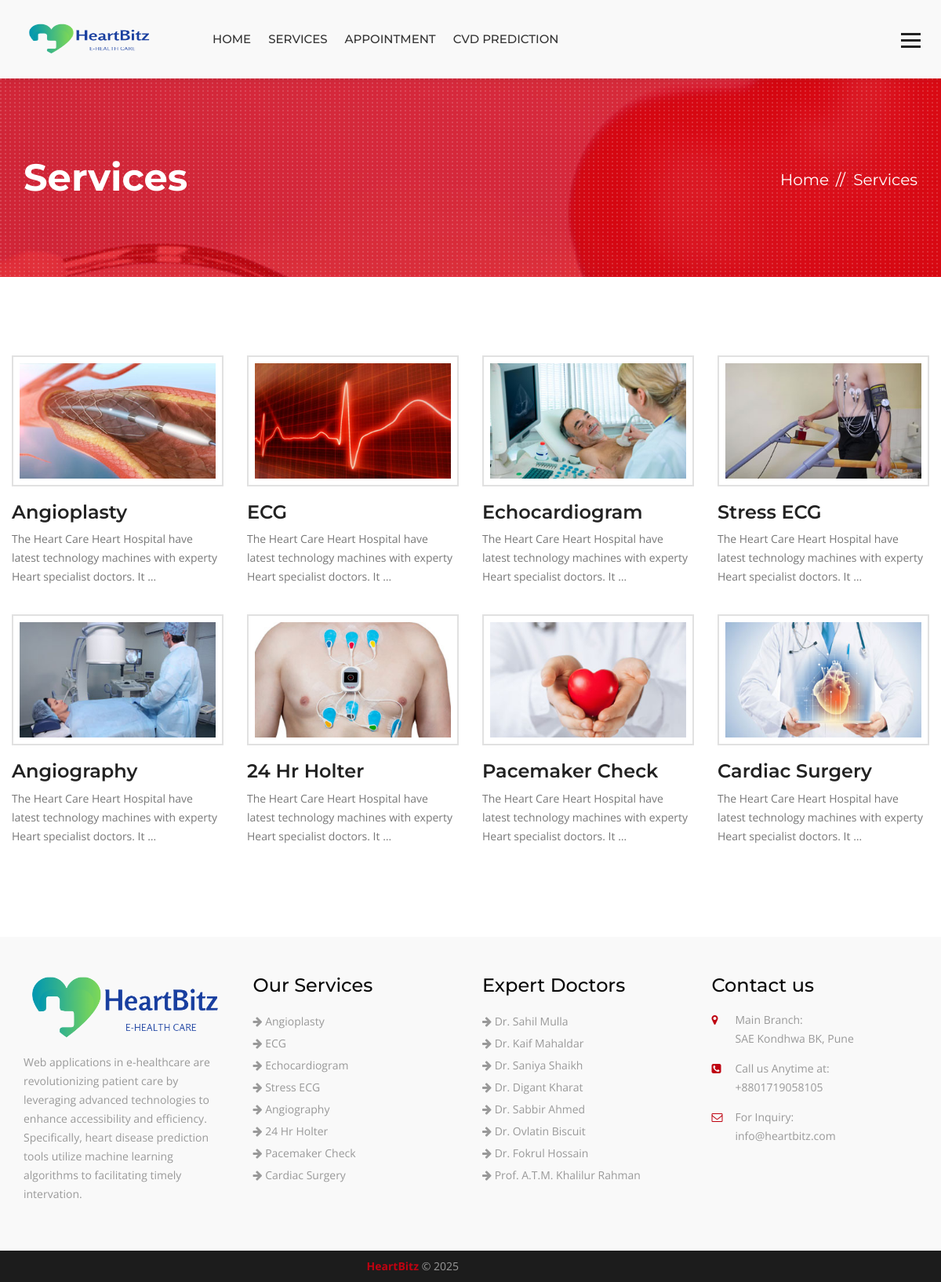
Page /services/ on the committed database.
### hospital/models.py (models this page shows, shortened)
class Service(models.Model):
    title = models.CharField(max_length=120)
    description = models.TextField()
    items = models.ManyToManyField(to='Item',)
    thumbnail = models.ImageField(upload_to='services/')
    cover = models.ImageField(upload_to='services/')
    image1 = models.ImageField(upload_to='services/', blank=True, null=True)
    image2 = models.ImageField(upload_to='services/', blank=True, null=True)

class Doctor(models.Model):
    name = models.CharField(max_length=120)
    speciality = models.CharField(max_length=120)
    picture = models.ImageField(upload_to="doctors/")
    details = models.TextField()
    experience = models.TextField()
    expertize = models.ManyToManyField(to='Expertize', related_name='doctors')
    twitter = models.CharField(max_length=120, blank=True, null=True)
    facebook = models.CharField(max_length=120, blank=True, null=True)
    instagram = models.CharField(max_length=120, blank=True, null=True)

### hospital/views.py (the view)
# urls.py: path('services/', views.ServiceListView.as_view(), name="services"),
class ServiceListView(ListView):
    queryset = Service.objects.all()
    template_name = "hospital/services.html"

### hospital/context_processors.py (called while the page is built)
def footer_content(request):
    services = Service.objects.all()
    doctors = Doctor.objects.all()
    context = {
        'services': services,
        'doctors': doctors
    }
    return context

### templates/hospital/services.html (shortened to what this page needs)
{% extends 'base.html' %}
{% block maincontent %}
<div class="inner-banner">
  <div class="container">
    <div class="row">
      <div class="col-md-7">
        <h1>Services</h1>
      </div>
      <div class="col-md-5">
        <ol class="breadcrumb">
          <li><a href="{% url 'index' %}">Home</a></li>
          <li class="active">Services</li>
        </ol>
      </div>
    </div>
  </div>
</div>
<div class="main-content">
  <section class="services">
    <div class="container">
      <div class="row">
        <div class="service-style-1">
          <div class="row">
            {% for service in object_list %}
            <div class="col-md-3 col-sm-3">
              <div class="service-box">
                <div class="ser-thumb">
                  <img src="{{ service.thumbnail.url }}" alt=""></div>
                <div class="ser-content">
                  <h3><a href="{% url 'service_details' service.id %}">{{ service.title }}</a></h3>
                  <p>{{ service.description|truncatewords:15 }}</p>
                </div>
              </div>
            </div>
            {% endfor %}
          </div>
        </div>
      </div>
    </div>
  </section>
</div>
{% endblock maincontent %}

### templates/partials/_footer.html (shortened to what this page needs)
{% load static %}
<footer class="footer" style="background-color: #f9f9f9">
  <div class="footer-widgets">
    <div class="container">
      <div class="row">
        <div class="col-md-3 col-sm-6">
          <div class="widget"> <img class="ft-logo" src="{% static 'heartcare/images/logof.png' %}" alt="">
            <p>Web applications in e-healthcare are revolutionizing patient care by leveraging advanced technologies to
              enhance accessibility and efficiency. Specifically, heart disease prediction tools utilize machine
              learning algorithms to facilitating timely intervation. </p>
          </div>
        </div>
        <div class="col-md-3 col-sm-6">
          <div class="widget">
            <h3 style="color: #090909">Our Services</h3>
            <ul>
              {% for service in services|slice:':8' %}
              <li><a href="{% url 'service_details' service.id %}"><i class="fa fa-arrow-right"></i>
                  {{service.title }}</a></li>
              {% endfor %}
            </ul>
          </div>
        </div>
        <div class="col-md-3 col-sm-6">
          <div class="widget">
            <h3 style="color: #090909">Expert Doctors</h3>
            <ul>
              {% for doctor in doctors|slice:':8' %}
              <li><a href="{% url 'doctor_details' doctor.id %}"><i class="fa fa-arrow-right"></i> {{ doctor.name }}</a>
              </li>
              {% endfor %}
            </ul>
          </div>
        </div>
        <div class="col-md-3 col-sm-6">
          <div class="widget">
            <h3 style="color: #090909">Contact us</h3>
            <address>
              <ul>
                <li> <span class="icon"><i class="fa fa-map-marker" aria-hidden="true"></i></span> <span
                    class="add-text"><strong>Main Branch:</strong> SAE Kondhwa BK, Pune</span> </li>
                <li> <span class="icon"><i class="fa fa-phone-square" aria-hidden="true"></i></span> <span
                    class="add-text"><strong>Call us Anytime at:</strong> +8801719058105</span> </li>
                <li> <span class="icon"><i class="fa fa-envelope-o" aria-hidden="true"></i></span> <span
                    class="add-text"><strong>For Inquiry:</strong> info@heartbitz.com</span> </li>
              </ul>
            </address>
          </div>
        </div>
      </div>
    </div>
  </div>
  <div class="footer-cr">
    <div class="container">
      <div class="row">
        <div class="col-md-6">
          <p><strong>HeartBitz</strong> © {% now 'Y' %}</p>
        </div>
      </div>
    </div>
  </div>
</footer>

### heartcare/static/heartcare/css/custom.css (style rules this page uses)
html body { font-family: 'Open Sans', sans-serif; color: #777777; font-size: 14px; }
p { line-height: 24px; }
body h1, body h2, body h3, body h4, body h5, body h6 { font-family: 'Montserrat', sans-serif; margin: 0px; }
body h1 { font-size: 48px; }
body h3 { font-size: 24px; }
.inner-banner { background: url(../images/inner.jpg) no-repeat top center; position: relative; width: 100%; float: left; padding: 100px 0 100px; background-color: #bf0311; z-index: 0; }
.inner-banner:after { background: url(../images/patt.png); position: absolute; left: 0; top: 0; content: ""; width: 100%; height: 100%; }
.inner-banner .container { position: relative; z-index: 99; }
.inner-banner h1 { color: #fff; font-weight: 700; }
.inner-banner .breadcrumb { text-align: right; background: none; padding: 0px; margin: 15px 0 0; }
.inner-banner .breadcrumb>li, .inner-banner .breadcrumb>li a { color: #fff; font-size: 20px; font-family: 'Montserrat', sans-serif; }
.inner-banner .breadcrumb>li+li::before { color: #fff; content: "// "; padding: 0 5px; }
.main-content { width: 100%; float: left; padding: 50px 0; }
.service-box { width: 100%; float: left; }
.service-style-1 .service-box { margin-bottom: 16px; }
.service-style-1 .service-box .ser-thumb { border: 2px solid #e1e1e1; padding: 8px; margin-bottom: 20px; position: relative; overflow: hidden; }
.service-style-1 .service-box .ser-thumb:after, .services-list .service .ser-thumb:after { position: absolute; left: 0; top: 0; width: 100%; height: 0; content: ""; background: rgba(191, 3, 17, 0.8); border: 8px solid #fff; transition: all ease-in-out 0.3s; -webkit-transition: all ease-in-out 0.3s; opacity: 0; }
.service-style-1 .service-box .ser-content h3 { font-weight: 600; margin-bottom: 9px; }
.service-style-1 .service-box .ser-content h3 a { color: #222222; }
.service-style-1 .service-box .ser-content p { color: #777777; }
.footer { width: 100%; float: left; background: #222222; padding: 50px 0 0 0; }
.footer .widget { width: 100%; float: left; margin: 0 0 50px; }
.footer .widget ul { margin: 0px; padding: 0px; list-style: none; }
.footer .widget li { line-height: 28px; color: #999999; }
.footer .widget a { color: #999; }
.footer .widget h3 { margin: 0 0 20px; color: #090909; line-height: 24px; }
.ft-logo { margin-bottom: 16px; max-width: 100%; height: auto; }
.footer .widget p { line-height: 24px; color: #999999; }
.footer .widget address li { float: left; line-height: 24px; margin-bottom: 14px; width: 100%; }
.widget address .icon { width: 30px; float: left; color: #bf0311; }
.widget address .add-text { float: left; width: 80%; }
.widget address .add-text>strong { display: block; font-weight: 400; }
.footer-cr { width: 100%; float: left; clear: both; background: #1c1c1c; }
.footer-cr p { margin: 0px; line-height: 40px; color: #999999; text-align: right; }
.footer-cr p strong { color: #bf0311; }
.services { width: 100%; float: left; padding: 50px 0 30px; }
.ser-thumb>img { height: auto; width: 100%; }
.ser-content p { margin-bottom: 20px; }

### heartcare/static/heartcare/css/color.css (style rules this page uses)
.top-bar li .fa, .top-social a:hover, .view, .services-list .service h3 a:hover, .service-style-1 .service-box .ser-content h3 a:hover, .faqs .panel-default > .panel-heading h4 a, .faqs .panel-default > .panel-heading a::after, .team-text h5 a:hover, .section-title-3 strong, .post-text > h5 a:hover, .read-more:hover, .widget address .icon, .footer .widget a:hover, .footer-cr p strong, .footer-social a:hover, .post-meta li, .post-meta li:after, .post-meta li a, .header-service-area .icon, .header-service-area strong, .section-title-1 strong, .section-title-1 h2, .sectio-title-2 strong, .welcome-text .designation, .Heart-box .v-icon, .phone-icon, .services-nav .side-nav li:hover a, .services-nav .side-nav li.active a, .gallery-thumb .hover-info a, .archives li:before, .search-form button, .date-time, .right-404 strong, .prices, .review .fa, .login-social li, .login-social li a, .heart-care-services .nav-tabs>li>a { color: #bf0311; }

### rows in the picture
Service: thumbnail (picture), title "Angioplasty", description "The Heart Care Heart Hospital have latest technology machines with experty Heart specialist doctors. It …"
Service: thumbnail (picture), title "ECG", description "The Heart Care Heart Hospital have latest technology machines with experty Heart specialist doctors. It …"
Service: thumbnail (picture), title "Echocardiogram", description "The Heart Care Heart Hospital have latest technology machines with experty Heart specialist doctors. It …"
Service: thumbnail (picture), title "Stress ECG", description "The Heart Care Heart Hospital have latest technology machines with experty Heart specialist doctors. It …"
Service: thumbnail (picture), title "Angiography", description "The Heart Care Heart Hospital have latest technology machines with experty Heart specialist doctors. It …"
Service: thumbnail (picture), title "24 Hr Holter", description "The Heart Care Heart Hospital have latest technology machines with experty Heart specialist doctors. It …"
Service: thumbnail (picture), title "Pacemaker Check", description "The Heart Care Heart Hospital have latest technology machines with experty Heart specialist doctors. It …"
Service: thumbnail (picture), title "Cardiac Surgery", description "The Heart Care Heart Hospital have latest technology machines with experty Heart specialist doctors. It …"
Doctor: name "Dr. Sahil Mulla"
Doctor: name "Dr. Kaif Mahaldar"
Doctor: name "Dr. Saniya Shaikh"
Doctor: name "Dr. Digant Kharat"
Doctor: name "Dr. Sabbir Ahmed"
Doctor: name "Dr. Ovlatin Biscuit"
Doctor: name "Dr. Fokrul Hossain"
Doctor: name "Prof. A.T.M. Khalilur Rahman"
